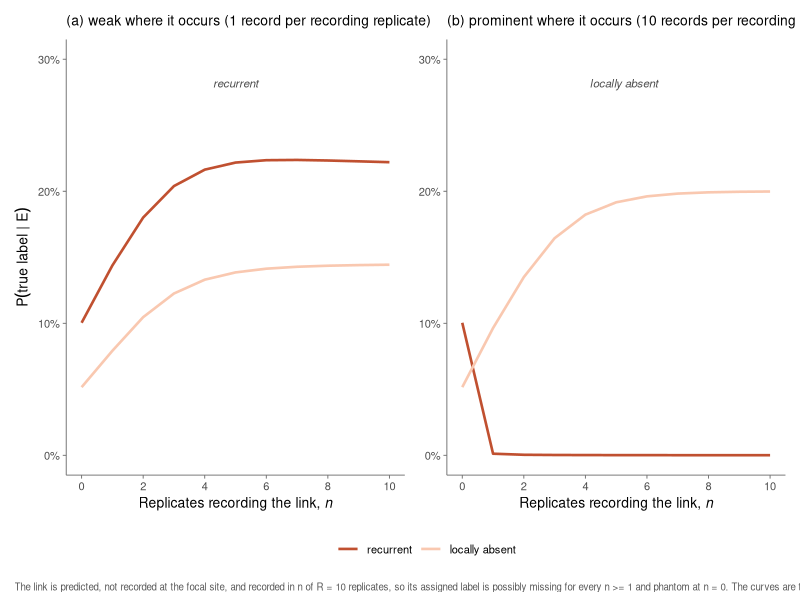
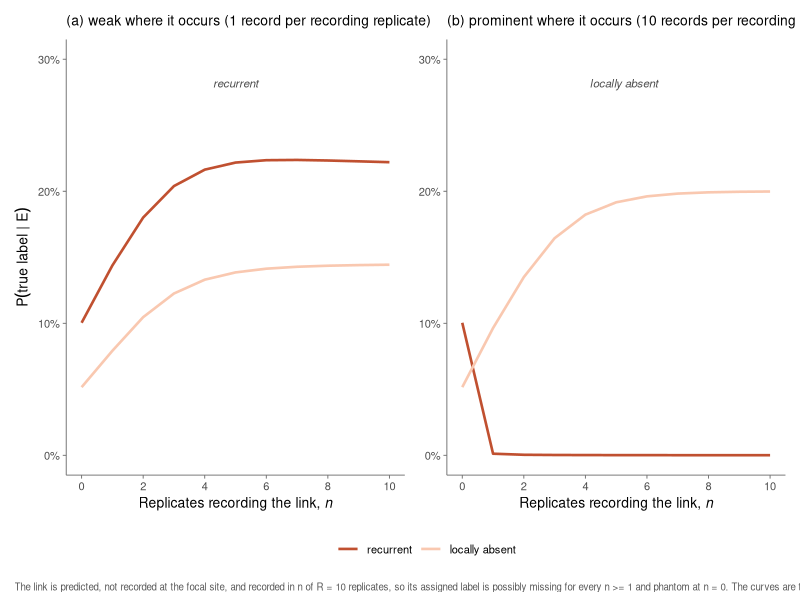
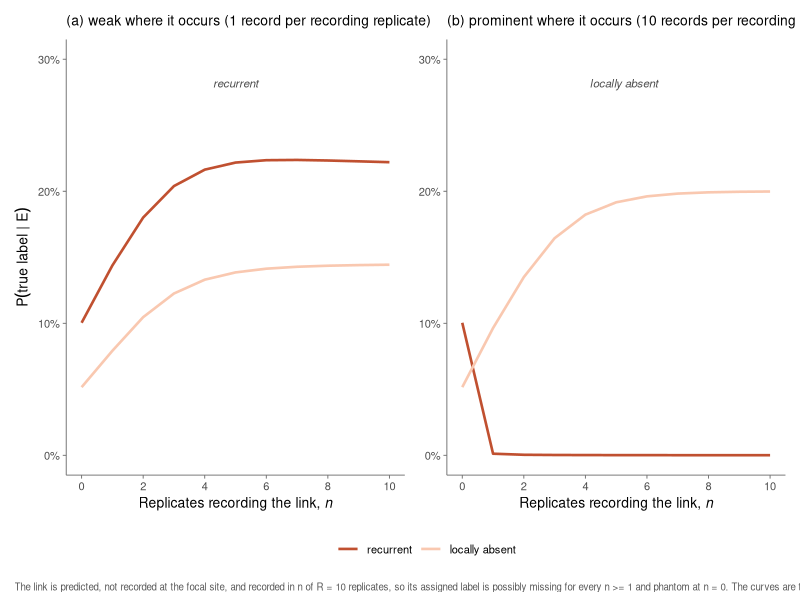

Generate these figures, in order, with R:
## ---------------------------------------------------------------------------
## SI figure (fig:SI_prominence): how a link's prominence elsewhere redirects
## accumulating replicate evidence. Replaces the earlier fig:SI_frequency,
## which swept the records at a fixed replicate count instead.
##
## THE LINK. The evidence is the one used throughout, Y = 1 and O_l = 0: the
## link is predicted and not recorded at the focal site. It is recorded in n of
## the R replicates, and n is the x-axis (Section frequency). Its ASSIGNED
## label is therefore possibly missing for every n >= 1, and phantom at n = 0.
##
## WHAT THE CURVES ARE. Not the assigned label, but the posterior that the
## link's TRUE label is one of the two the assignment could be hiding:
##   recurrent       the link is present at several sites, this one included,
##                   so the local non-detection was a miss
##   locally absent  the link is not realisable here and a model saying so
##                   would have been right, so there is nothing to find
## Both are read against the assigned label possibly missing, which holds the
## rest of the mass and is reported in the console.
##
## THE MECHANISM. Prominence enters in one place only: the link's own miss rate
## falls as its records accumulate (Eq. freq_miss, derived below). This is the
## only thing that couples the local axis to the replicate axis. With a common
## eps_l the posterior factorises over the three axes, so the replicate count
## alone says nothing about whether the non-detection was a miss, and both
## curves are flat in n; the console prints that comparison.
##   (a) weak where it occurs       one record in each recording replicate
##   (b) prominent where it occurs  ten records in each recording replicate
## The panels share their n = 0 end, where there are no records to read either
## way. The prior is uniform over the eight labels.
## ---------------------------------------------------------------------------

library(ggplot2)
library(patchwork)

## Figures are written to Bayesian_framework/bayesian_figures. Resolved here so
## the script works whether it is run from the project root or from inside
## Bayesian_framework/, and the folder is created if it is missing.
fig_dir <- if (dir.exists("Bayesian_framework"))
             file.path("Bayesian_framework", "bayesian_figures") else "bayesian_figures"
dir.create(fig_dir, recursive = TRUE, showWarnings = FALSE)

eY <- 0.20; el <- 0.30; f <- 0.05; rho <- 0.15
R  <- 10                  # replicates in the system; n runs from 0 to R

p1 <- rho * (1 - el)      # a replicate records a realisable link, Eq. p1
b  <- el / (1 - el)       # fixes the average miss rate across links at eps_l

W_WEAK <- 1               # records per recording replicate, panel (a)
W_PROM <- 10              # records per recording replicate, panel (b)

sig <- rbind(c(1,1,1), c(1,1,0), c(1,0,1), c(1,0,0),
             c(0,1,1), c(0,1,0), c(0,0,1), c(0,0,0))
nm  <- c("recurrent", "locally unique", "possibly missing", "phantom",
         "model-elusive", "weakly supported", "locally absent",
         "possibly forbidden")

## ---- the link's own miss rate (Eq. freq_miss) ------------------------------
## THE MODEL. A link has its own interaction rate lambda: how often it happens
## where it is realisable. Give it an Exp(b) prior and let a replicate that can
## realise it hold Poisson(lambda) records. Then a sample misses the link when
## its Poisson draw is zero, with probability exp(-lambda), and averaging that
## over the prior gives b / (b + 1), which is eps_l exactly when b is set as
## above. So the common eps_l is this model with no records read; everything
## below is the same quantity after the records are read.
##
## THE ARGUMENTS. n replicates recorded the link, W records between them, out
## of R. Nothing else about the records matters: for Poisson counts n and W are
## sufficient, so ten records in one replicate and one in each of ten give the
## same answer only insofar as n and W agree.
##
## THE EMPTY REPLICATES. Each one is evidence too, and ambiguous: it either
## cannot realise the link (probability 1 - rho) or can and missed it
## (probability rho). j counts how many took the second reading, so the sum
## runs over every way of splitting the R - n empty replicates.
miss <- function(n, W) {
  j  <- 0:(R - n)
  ## P(j | the records), from the prior split times how well it explains them.
  ## The second factor is the Exp-Poisson evidence (b + n + j)^-(1 + W): a
  ## split that has the link sampled often (n + j large) yet yielding only W
  ## records is a split in which the link must be rare, so it is penalised.
  pj <- choose(R - n, j) * rho^j * (1 - rho)^(R - n - j) * (b + n + j)^-(1 + W)
  pj <- pj / sum(pj)
  ## Given the split, lambda is Gamma(1 + W, b + n + j), so the chance the
  ## focal site's sample also came up empty is E[exp(-lambda)], the bracket.
  ## It is near exp(-W / n), the records per realisable replicate: a link seen
  ## about once per sample keeps a miss rate near exp(-1) = 0.37 however many
  ## replicates record it, which is the ceiling panel (a) runs into, while ten
  ## records per replicate drive it to exp(-10) and panel (b) collapses.
  sum(pj * ((b + n + j) / (b + n + j + 1))^(1 + W))
}

## ---- posterior for Y = 1, O_l = 0 -------------------------------------------
## n of the R replicates recorded the link, w records in each of them. This is
## Eq. cumulative with one change: where the link is realisable in the
## replicates, its records set its miss rate.
## use_records = FALSE keeps the common eps_l, which is Eq. cumulative itself.
post <- function(n, w, use_records = TRUE) {
  W <- n * w
  L <- sapply(1:8, function(i) {
    fy <- if (sig[i,1] == 1) 1 - eY else eY
    ## the replicate records sharpen the miss rate only where they are real
    e  <- if (use_records && sig[i,3] == 1) miss(n, W) else el
    fl <- if (sig[i,2] == 1) e else 1 - f       # O_l = 0
    p  <- if (sig[i,3] == 1) p1 else f
    fy * fl * p^n * (1 - p)^(R - n)
  })
  L / sum(L)
}

## ---- the two curves at their ceiling ----------------------------------------
## Once n = R the labels that put the link nowhere are extinguished, the four
## realisable-elsewhere labels hold everything, and the miss rate e alone
## decides how they divide it. Writing them out shows what the figure is for:
## the same evidence splits between a miss and a true local absence according
## to e, and e is what the records set.
ceil_rec <- function(e) (1 - eY) * e / ((1 - f) + e)        # recurrent
ceil_abs <- function(e) eY * (1 - f) / ((1 - f) + e)        # locally absent

shown <- c(1, 7)                                 # recurrent, locally absent
## the Box 2 key, from CATEGORY_COLOUR in bayesian_empirical.R, so the curves
## carry the colours these categories have in the main map. Both lines are
## solid, so the key is all that separates them: the two colours share a hue
## and differ in lightness, which is what the map relies on as well.
pal <- setNames(c("#C05030", "#F9C8B0"), nm[shown])   # dark coral, pale peach

nvals <- 0:R
Y_TOP <- 0.30                                    # the curves never reach 1 - eps_Y

build <- function(w, ttl) {
  P <- sapply(nvals, function(n) post(n, w))
  d <- do.call(rbind, lapply(shown, function(i)
    data.frame(n = nvals, p = P[i, ], cat = nm[i])))
  d$cat <- factor(d$cat, levels = nm[shown])

  ## which label leads, named once per run of the x-axis it leads over. The
  ## changeover sits between two integers. Runs too short to hold a label are
  ## left unnamed rather than clipped, which is what happens in panel (b),
  ## where locally absent takes the lead at the first record.
  lead <- nm[shown][apply(P[shown, ], 2, which.max)]
  sw   <- which(diff(as.integer(factor(lead, levels = nm[shown]))) != 0)
  brk  <- (nvals[sw] + nvals[sw + 1]) / 2
  segs <- c(min(nvals), brk, max(nvals))
  mids <- (head(segs, -1) + tail(segs, -1)) / 2
  labs <- data.frame(x = mids, y = Y_TOP * 0.94, width = diff(segs),
                     lab = lead[sapply(mids, function(v) which.min(abs(nvals - v)))])
  labs <- labs[labs$width >= 1.5, ]

  ggplot(d, aes(n, p, colour = cat)) +
    geom_line(linewidth = 0.9) +
    geom_text(data = labs, aes(x, y, label = lab), inherit.aes = FALSE,
              size = 2.9, colour = "grey30", fontface = "italic") +
    scale_colour_manual(values = pal, name = NULL) +
    scale_y_continuous(limits = c(0, Y_TOP),
                       labels = function(x) paste0(round(100*x), "%")) +
    scale_x_continuous(breaks = seq(0, R, 2)) +
    labs(title = ttl,
         x = expression("Replicates recording the link, " * italic(n)),
         y = expression(P("true label" ~ "|" ~ E))) +
    theme_classic(base_size = 10) +
    theme(plot.title = element_text(size = 10, hjust = 0),
          axis.line = element_line(colour = "grey40", linewidth = 0.3),
          axis.ticks = element_line(colour = "grey40", linewidth = 0.3),
          legend.position = "bottom")
}

pa <- build(W_WEAK,
            bquote("(a) weak where it occurs (" * .(W_WEAK) *
                   " record per recording replicate)"))
pb <- build(W_PROM,
            bquote("(b) prominent where it occurs (" * .(W_PROM) *
                   " records per recording replicate)")) +
  labs(y = NULL)

fig <- pa + pb +
  plot_layout(guides = "collect") +
  plot_annotation(caption = paste(
    "The link is predicted, not recorded at the focal site, and recorded in n of",
    paste0("R = ", R, " replicates, so its assigned label is possibly missing"),
    "for every n >= 1 and phantom at n = 0. The curves are the posterior that",
    "its true label is one the assignment hides: recurrent, so the link is here",
    "and the non-detection was a miss, or locally absent, so there is nothing",
    "to find."),
    theme = theme(plot.caption = element_text(size = 7, colour = "grey35",
                                              hjust = 0, lineheight = 1.2))) &
  theme(legend.position = "bottom")

## ---- reported values --------------------------------------------------------
cat(sprintf("\nR = %d, eps_Y = %.2f, eps_l = %.2f, f = %.2f, rho = %.2f\n",
            R, eY, el, f, rho))
report <- function(w, lbl) {
  cat(sprintf("\n%s\n", lbl))
  cat(sprintf("%4s %9s %11s %14s %17s %9s  leads\n", "n", "miss rate",
              nm[1], nm[7], nm[3], nm[4]))
  for (n in nvals) {
    p <- post(n, w)
    cat(sprintf("%4d %9.4f %11.3f %14.3f %17.3f %9.3f  %s\n", n, miss(n, n * w),
                p[1], p[7], p[3], p[4], nm[shown][which.max(p[shown])]))
  }
  P <- sapply(nvals, function(n) post(n, w))
  e <- miss(R, R * w)
  cat(sprintf("  %s peaks at %.3f, n = %d\n", nm[1],
              max(P[1, ]), nvals[which.max(P[1, ])]))
  cat(sprintf("  at n = R: miss rate %.4f against exp(-w) = %.4f, %s %.3f, %s %.3f\n",
              e, exp(-w), nm[1], ceil_rec(e), nm[7], ceil_abs(e)))
}
report(W_WEAK, "(a) one record per recording replicate")
report(W_PROM, "(b) ten records per recording replicate")

## the same posteriors with the common eps_l, flat in n because the three axes
## then factorise: this is what the records buy us
cat("\nEq. cumulative, common eps_l\n")
cat(sprintf("%4s %11s %14s %17s\n", "n", nm[1], nm[7], nm[3]))
for (n in nvals) {
  p <- post(n, W_WEAK, use_records = FALSE)
  cat(sprintf("%4d %11.3f %14.3f %17.3f\n", n, p[1], p[7], p[3]))
}
cat(sprintf("  implied by eps_l = %.2f: %s %.3f, %s %.3f\n",
            el, nm[1], ceil_rec(el), nm[7], ceil_abs(el)))

## the two curves are a fixed ratio of each other, since they differ only in
## whether the model is right, so the figure also fixes possibly missing
cat(sprintf("\n%s / %s and the label the link is assigned\n", nm[7], nm[1]))
for (w in c(W_WEAK, W_PROM)) {
  e <- miss(R, R * w)
  cat(sprintf("  w = %2d: e = %.4f, ratio %.3f, %s %.3f\n", w, e,
              ceil_abs(e) / ceil_rec(e), nm[3], (1 - eY) * (1 - f) / ((1 - f) + e)))
}

## ---- check Eq. freq_miss against direct numerical integration --------------
## Carried over from the retired fig:SI_frequency script: the closed form above
## is the only non-obvious step, so it is verified against the integral it came
## from, E[exp(-lambda) | records], over the eight record patterns the figure
## relies on. w is the full vector of records, one entry per replicate.
##
## Written in logs, rescaled by its peak and integrated over a finite window
## rather than (0, Inf). Both changes are needed at the record levels panel (b)
## uses: with ten records in each of ten replicates the integrand's total mass
## is around 1e-20, and integrate() compares that against its default absolute
## tolerance of about 1e-10, declares convergence after two subdivisions and
## returns a value with an error bar larger than itself.
miss_num <- function(w) {
  n <- sum(w > 0); W <- sum(w)
  ## log integrand: Exp(b) prior, Poisson records where the link is realisable,
  ## and the two readings of an empty replicate. k = 1 inserts the exp(-lambda)
  ## whose posterior mean is the miss rate; k = 0 is the normalising constant.
  lg <- function(x, k) log(b) - (b + k) * x +
    sum(ifelse(w == 0, log((1 - rho) + rho * exp(-x)),
               log(rho) + dpois(w, x, log = TRUE)))
  peak <- max(W / max(n, 1), 0.5)            # the rate the records point to
  hi   <- peak + 40 * sqrt(peak + 1) + 40    # past it by far more than needed
  M    <- lg(peak, 0)                        # rescale so the peak is 1
  g    <- function(x, k) sapply(x, function(v) exp(lg(v, k) - M))
  integrate(g, 0, hi, k = 1, rel.tol = 1e-12, subdivisions = 2000)$value /
    integrate(g, 0, hi, k = 0, rel.tol = 1e-12, subdivisions = 2000)$value
}
for (w in list(rep(0, R), c(1, rep(0, R - 1)), c(10, rep(0, R - 1)),
               c(5, 5, rep(0, R - 2)), c(2, 1, 1, rep(0, R - 3)),
               rep(W_WEAK, R), rep(W_PROM, R), c(rep(W_PROM, R - 1), 0))) {
  ## one entry per replicate, empties included: a short vector would describe a
  ## smaller system than the miss() being checked against it
  stopifnot(length(w) == R)
  stopifnot(abs(miss(sum(w > 0), sum(w)) - miss_num(w)) < 1e-9)
}

fig
ggsave(file.path(fig_dir, "SI_prominence.pdf"), fig, width = 7.6, height = 3.8)
ggsave(file.path(fig_dir, "SI_prominence.png"), fig, width = 7.6, height = 3.8, dpi = 300)
